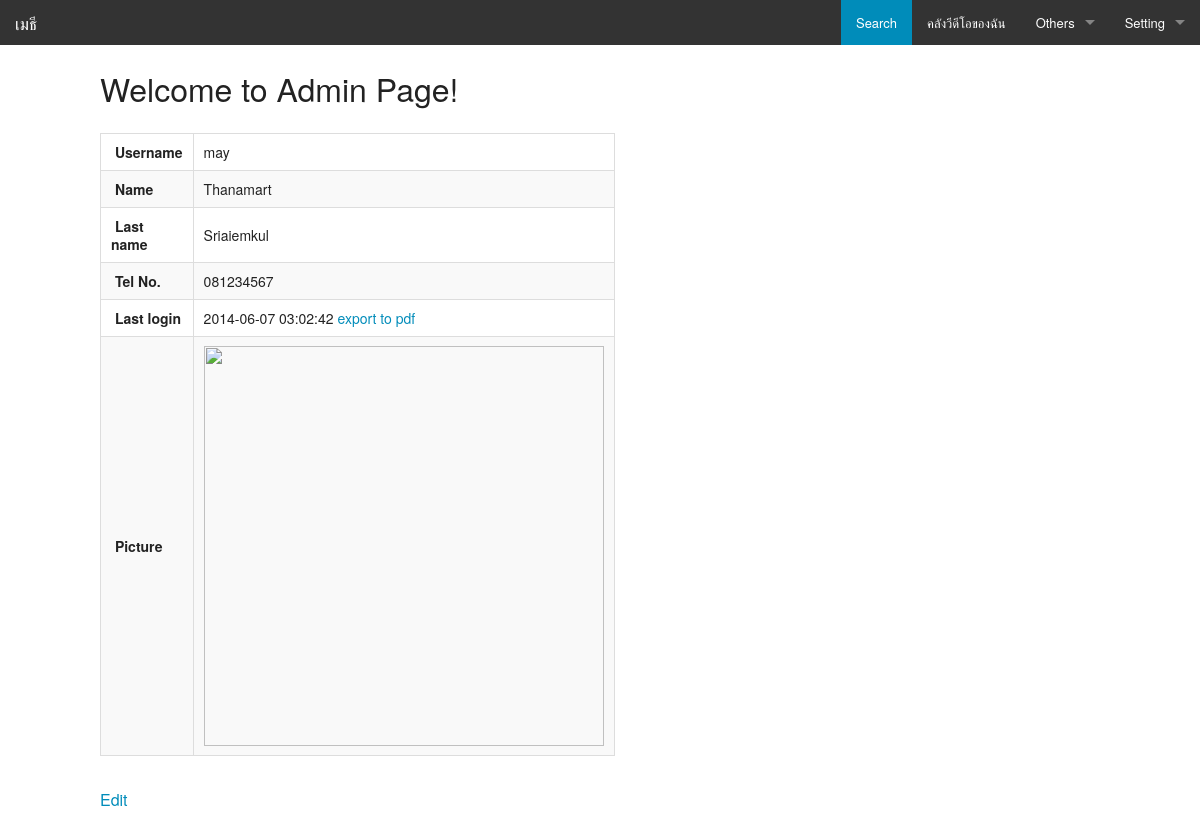
The app's page /admin_page.php (signed in), older data.
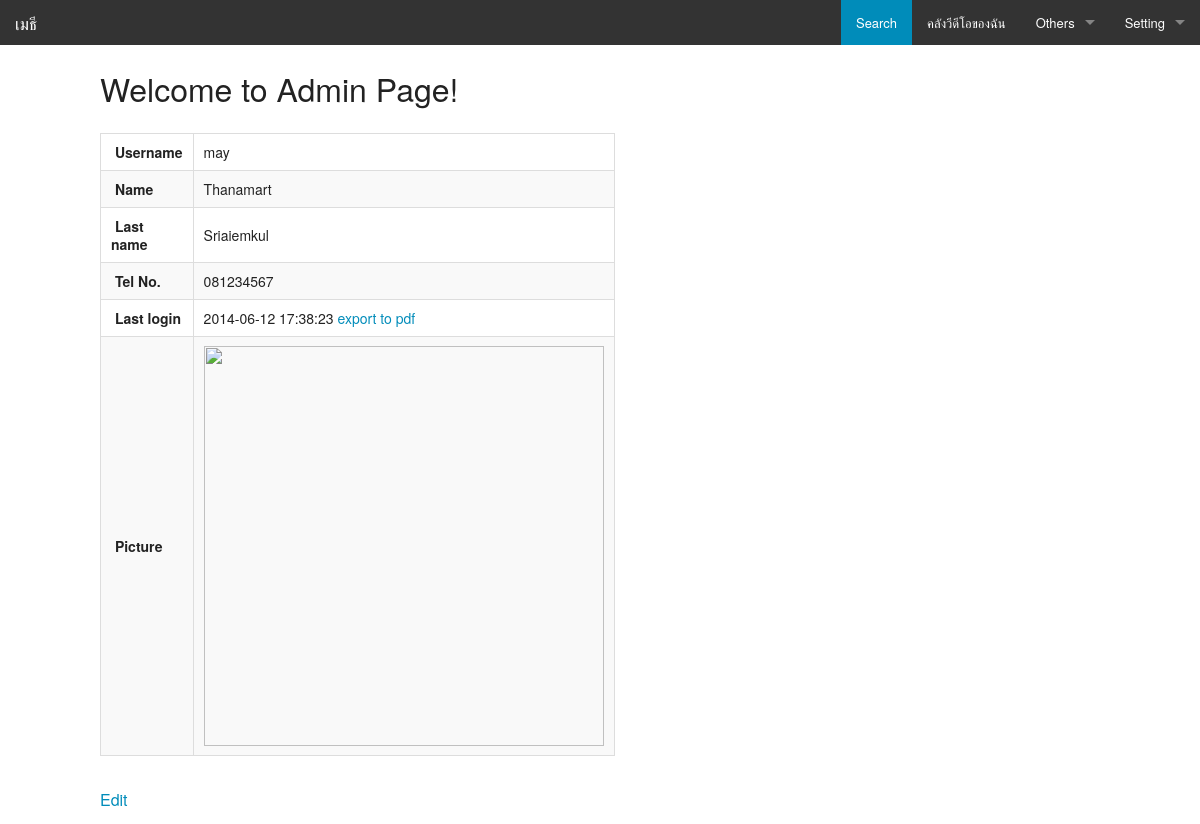
The same page, newer data.
### tables this page shows
CREATE TABLE IF NOT EXISTS `users` (
  `user_id` int(11) NOT NULL AUTO_INCREMENT,
  `name` varchar(32) NOT NULL,
  `lastname` varchar(32) NOT NULL,
  `username` varchar(32) NOT NULL,
  `password` varchar(32) NOT NULL,
  `tel` varchar(10) NOT NULL,
  `last_login` datetime NOT NULL,
  `file_id` int(11) DEFAULT NULL,
  `status` varchar(10) NOT NULL,
  `login_status` varchar(1) NOT NULL,
  PRIMARY KEY (`user_id`),
  UNIQUE KEY `username` (`username`),
  KEY `file_id_2` (`file_id`)
);

### user_details.php (the view)
<table border="1" style="width: 300px">
	<tbody>
		<tr>
			<td width="120"><b>&nbsp;Username</b></td>
			<td width="197"><?= $objResult["username"]; ?>
			</td>
		</tr>
		<tr>
			<td><b>&nbsp;Name</b></td>
			<td><?= $objResult["name"]; ?></td>
		</tr>
		<tr>
			<td><b>&nbsp;Last name</b></td>
			<td><?= $objResult["lastname"]; ?></td>
		</tr>
		<tr>
			<td><b>&nbsp;Tel No.</b></td>
			<td><?= $objResult["tel"]; ?></td>
		</tr>
		<tr>
			<td><b>&nbsp;Last login</b></td>
			<td><?= $objResult["last_login"] ?>
			<a href='topdf.php'>export to pdf</a>
			</td>
		</tr>
		<tr>
			<td><b>&nbsp;Picture</b></td>
			<td><?php
				if(isset($objResult["file_id"])){
				?>
					<center><img src="viewImage.php?file_id=<?=$objResult["file_id"];?>" height="400" width="400"></center>
				<?php
				}
				?>
			</td>
		</tr>
	</tbody>
</table>

Row changes from the older to the newer data that the page shows:
changed users "may": last_login "2014-06-07 03:02:42" → "2014-06-12 17:38:23"
